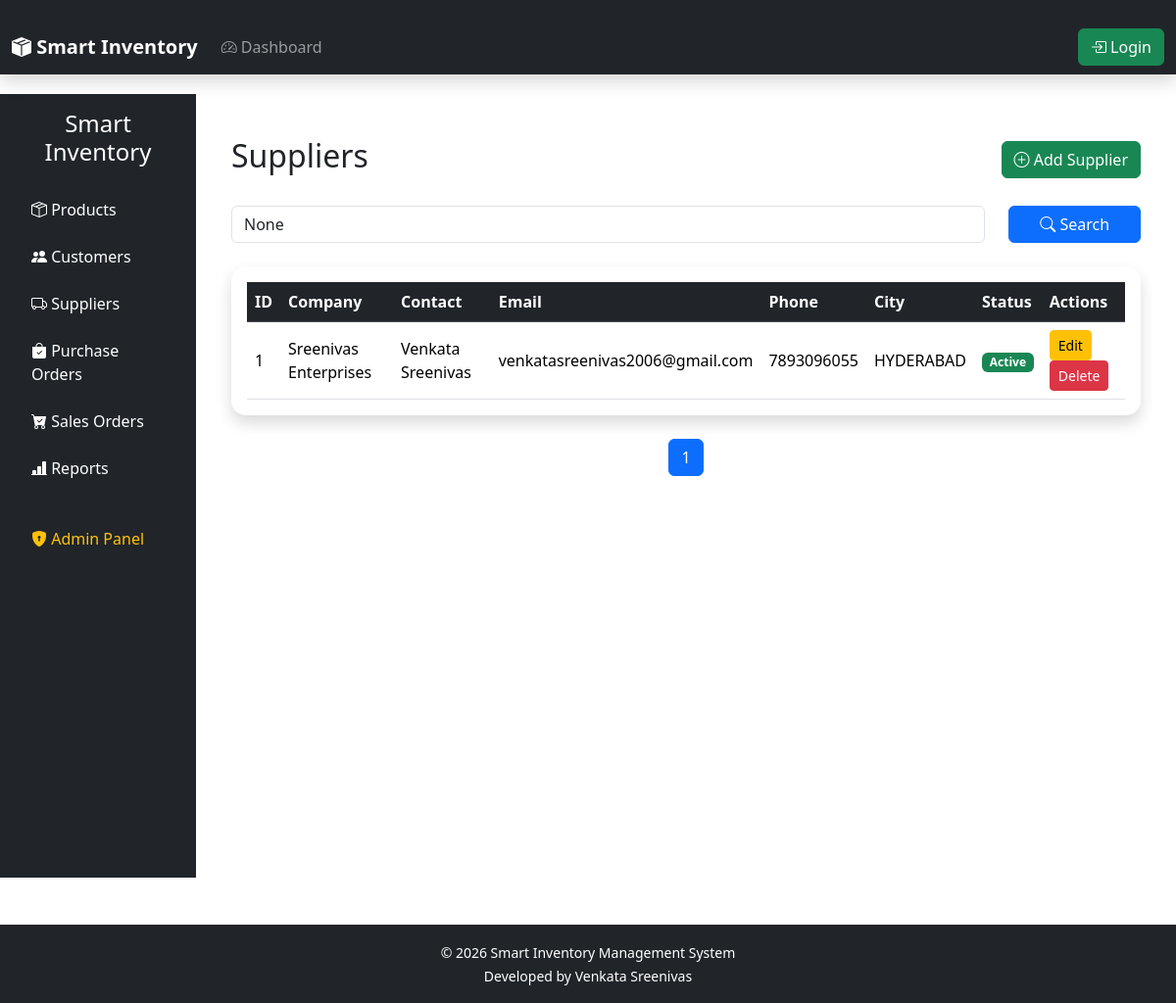
Screenshot of /suppliers/ with the database file from the repository.
### suppliers/models.py (models this page shows, shortened)
class Supplier(models.Model):
    company_name = models.CharField(
        max_length=200
    )
    contact_person = models.CharField(
        max_length=100
    )
    email = models.EmailField(
        unique=True
    )
    phone = models.CharField(
        max_length=15,
        unique=True
    )
    gst_number = models.CharField(
        max_length=30,
        unique=True
    )
    address = models.TextField()
    city = models.CharField(
        max_length=100
    )
    country = models.CharField(
        max_length=100,
        default="India"
    )
    is_active = models.BooleanField(
        default=True
    )
    created_at = models.DateTimeField(
        auto_now_add=True
    )
    updated_at = models.DateTimeField(
        auto_now=True
    )
    class Meta:
        ordering = ["company_name"]
        verbose_name = "Supplier"
        verbose_name_plural = "Suppliers"

### suppliers/views.py (the view)
def supplier_list(request):
    suppliers = Supplier.objects.all().order_by("-id")
    search = request.GET.get("search")
    if search:
        suppliers = suppliers.filter(
            company_name__icontains=search
        )
    paginator = Paginator(suppliers, 10)
    page_number = request.GET.get("page")
    page_obj = paginator.get_page(page_number)
    context = {
        "suppliers": page_obj,
        "page_obj": page_obj,
        "search": search,
    }
    return render(
        request,
        "suppliers/supplier_list.html",
        context
    )

### templates/suppliers/supplier_list.html (shortened to what this page needs)
{% extends 'base.html' %}
{% block content %}
<div class="container-fluid">
    <div class="d-flex justify-content-between align-items-center mb-4">
        <h2>Suppliers</h2>
        <a href="{% url 'add_supplier' %}" class="btn btn-success">
            <i class="bi bi-plus-circle"></i>
            Add Supplier
        </a>
    </div>
    <form method="GET" class="row mb-4">
        <div class="col-md-10">
            <input
                type="text"
                name="search"
                class="form-control"
                placeholder="Search Supplier..."
                value="{{ search }}"
            >
        </div>
        <div class="col-md-2">
            <button class="btn btn-primary w-100">
                <i class="bi bi-search"></i>
                Search
            </button>
        </div>
    </form>
    <div class="card shadow">
        <div class="card-body">
            <table class="table table-hover align-middle">
                <thead class="table-dark">
                    <tr>
                        <th>ID</th>
                        <th>Company</th>
                        <th>Contact</th>
                        <th>Email</th>
                        <th>Phone</th>
                        <th>City</th>
                        <th>Status</th>
                        <th>Actions</th>
                    </tr>
                </thead>
                <tbody>
                    {% for supplier in suppliers %}
                    <tr>
                        <td>{{ supplier.id }}</td>
                        <td>{{ supplier.company_name }}</td>
                        <td>{{ supplier.contact_person }}</td>
                        <td>{{ supplier.email }}</td>
                        <td>{{ supplier.phone }}</td>
                        <td>{{ supplier.city }}</td>
                        <td>
                            {% if supplier.is_active %}
                                <span class="badge bg-success">
                                    Active
                                </span>
                            {% else %}
                                <span class="badge bg-danger">
                                    Inactive
                                </span>
                            {% endif %}
                        </td>
                        <td>
                            <a
                                href="{% url 'edit_supplier' supplier.id %}"
                                class="btn btn-warning btn-sm">
                                Edit
                            </a>
                            <a
                                href="{% url 'delete_supplier' supplier.id %}"
                                class="btn btn-danger btn-sm">
                                Delete
                            </a>
                        </td>
                    </tr>
                    {% empty %}
                    <tr>
                        <td colspan="8" class="text-center">
                            No Suppliers Found
                        </td>
                    </tr>
                    {% endfor %}
                </tbody>
            </table>
        </div>
    </div>
    <nav class="mt-4">
        <ul class="pagination justify-content-center">
            {% for num in page_obj.paginator.page_range %}
            <li class="page-item {% if page_obj.number == num %}active{% endif %}">
                <a
                    class="page-link"
                    href="?page={{ num }}&search={{ search }}">
                    {{ num }}
                </a>
            </li>
            {% endfor %}
        </ul>
    </nav>
</div>
{% endblock %}

### static/css/dashboard.css (style rules this page uses)
.card { border:none; border-radius:15px; box-shadow:0px 4px 12px rgba(0,0,0,.12); }
.table { margin-bottom:0; }
.container-fluid { padding-top:20px; }

### rows the page displays
Supplier: id "1", company_name "Sreenivas Enterprises", contact_person "Venkata Sreenivas", email "venkatasreenivas2006@gmail.com", phone "7893096055", city "HYDERABAD", is_active "Active"

### other values shown
{{ num }} "1"
